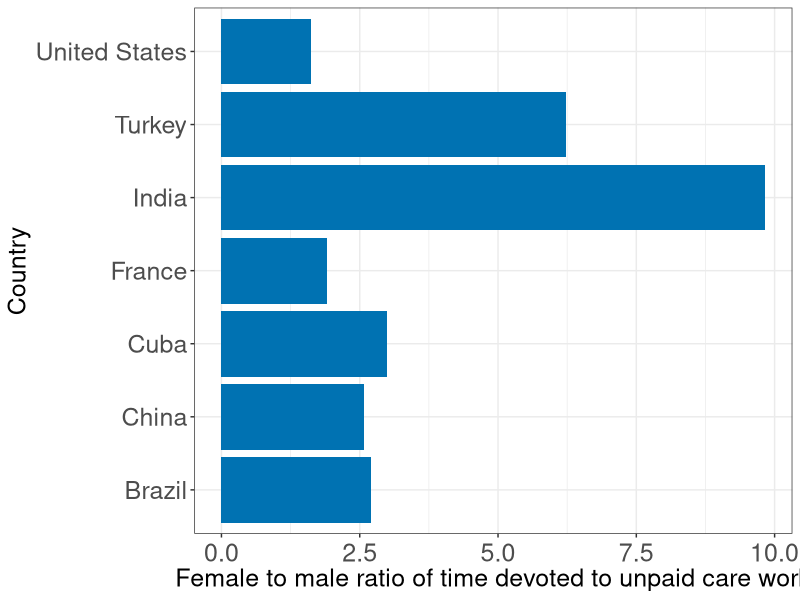
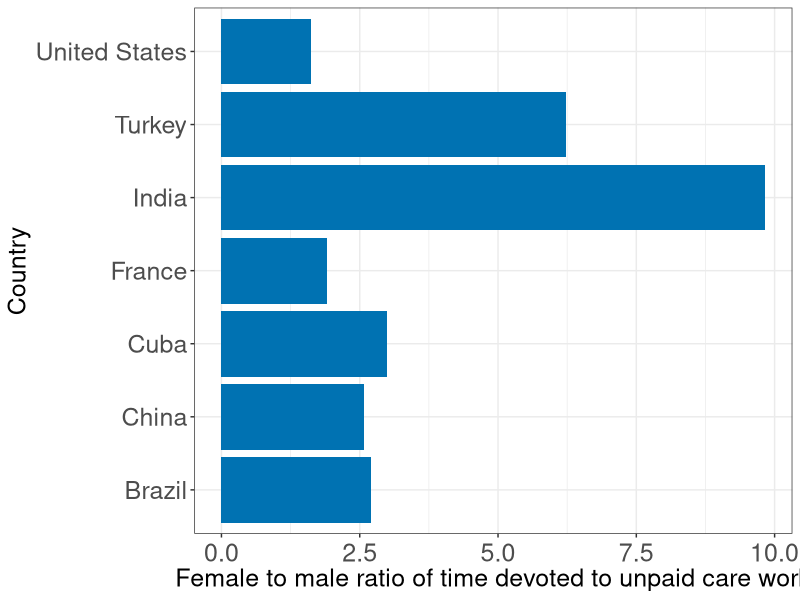

These figures' R source, in order:
library(readxl)
library(tidyverse)

#Data upload and filter
Data <- read_csv("female-to-male-ratio-of-time-devoted-to-unpaid-care-work.csv")

data_final <- Data %>%
  filter(Entity %in% c("United States", "India", "China", "France", "Turkey","Cuba", "Brazil"))

colnames(data_final)[4] <- "Ratio"
#Create figure 

CBCols <- c("#009E73","#0072B2","#E69F00","#CC79A7", "#F0E442")

plot <- ggplot(data_final, aes(x = Entity, y = Ratio)) + 
  geom_bar( stat = "identity", position = position_dodge(), fill = CBCols[2]) + 
  xlab("Country") + 
  ylab("Female to male ratio of time devoted to unpaid care work") +
  theme_bw() +
  theme(
        axis.title = element_text(size = 18),
        axis.title.y = element_text(size = 18),
        axis.text.y = element_text(size = 18),
        #legend.title = element_text(size = 16),
        legend.text = element_text(size = 18),
        legend.title = element_text(size = 18),
        axis.text.x  = element_text(vjust = 0.5, size = 18)) + 
  coord_flip()
               
plot

ggsave("specprodexch/unpaid_care_ratios.pdf", plot, width = 11, height = 7)
